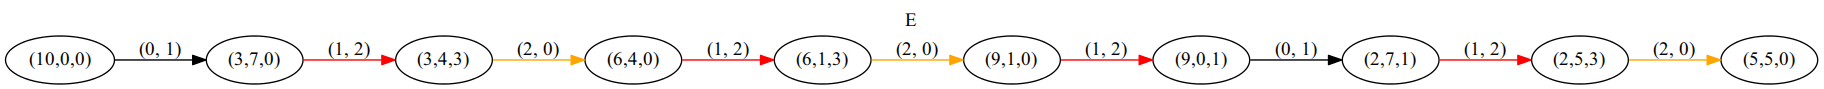

Reproduce this figure in Python.
#/usr/bin/python
import itertools
import random

iteration = [(10,0,0)]
capacity =[10,7,3]
operators = [i for i in list(itertools.product([0,1,2],[0,1,2])) if i[0]!=i[1]]

def drop_water(state_tp, src, dest):

    if state_tp[src]>0 and state_tp[dest]<capacity[dest]:

        state = list(state_tp) # make it list

        if state[src] > capacity[dest]-state[dest]:     # with remain
            state[src] -= capacity[dest]-state[dest]
            state[dest] = capacity[dest]
        else:                                           # no remain
            state[dest] += state[src]
            state[src] = 0
        new_state_tp = tuple(state)   # make it tuple again

        return new_state_tp
    return None


def add_to_graph(t1, t2, s):
    colorMap = {(0,1):'black',
                (1,2):'red',
                (2,1):'green',
                (2,0):'orange',
                (1,0):'pink',
                (0,2):'blue'}

    str1 = '"('+str(t1[0])+','+str(t1[1])+','+str(t1[2])+')"'
    if t2 is not None:
        str2 = '"('+str(t2[0])+','+str(t2[1])+','+str(t2[2])+')"'
        f.write(str1 + '->' + str2 + ' [color = ' + colorMap[s] + ']'+'[label="'+str(s) +'"]\n')
    else:
        f.write(str1 + '\n')

f = open('tree.dot','w')
f.write('digraph {\n')
f.write('labelloc="t";\nlabel="E";\n')
f.write('rankdir=LR\n')

largest = [0,1,2]
fullest = []
possiblel = [[(0,2),(0,1),(2,1),(2,0),(1,2),(1,0)],
            [(1,2),(1,0),(2,1),(2,0),(0,2),(0,1)],
            [(2,1),(2,0),(1,2),(1,0),(0,2),(0,1)]]
possible = []
fitness = []

for i in iteration:
    fullest = [x for (y,x) in sorted(zip(list(i),[0,1,2]))]
    possible = []
    fitness = []
    best_ops = possiblel[fullest[0]]

    for op in best_ops:
        new_state_tp = drop_water(i,op[0],op[1])

        possible.append(new_state_tp)

    #evaluate fitness function
    for node in possible:
        if node is None:
            fitness.append(1000)
        else:
            fitness.append(abs(5-node[0]) + abs(5-node[1]) + abs(0-node[2]))

    print("### Node  " + str(i) + "#########################")
    for j in range(len(fitness)):
        if possible[j] is not None and possible[j] not in iteration:
            print("Node " + str(possible[j]) + " with fitness " + str(fitness[j]))

    for factor in fitness:
        index = fitness.index(min(fitness))
        node = possible[index]

        if node is None: break

        if node not in iteration:
            iteration.append(node)
            add_to_graph(i, node, (best_ops[index][0], best_ops[index][1]))
            break
        else:
            fitness[index]=1000

    if iteration[-1]==(5,5,0):break

f.write('}\n')
f.close()
